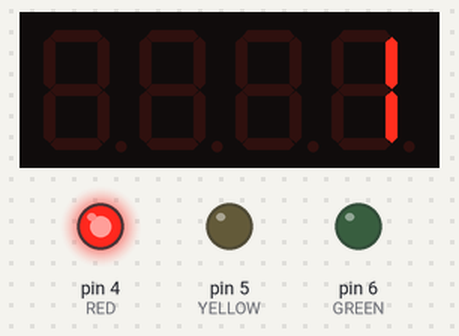
Recording of a sketch running on a simulated Arduino Uno, built with avr-gcc and run on an emulated ATmega328P. Shown: 4-digit seven-segment display, output pins drawn as LEDs (lit = HIGH).

Above: at 0.1 s.
At 1.1 s:
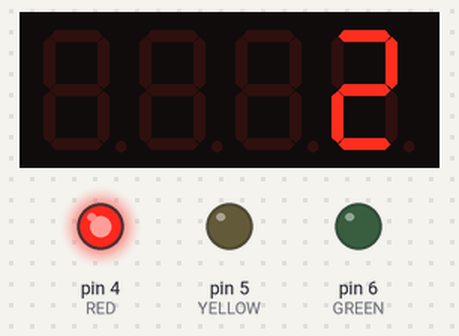
At 3.2 s:
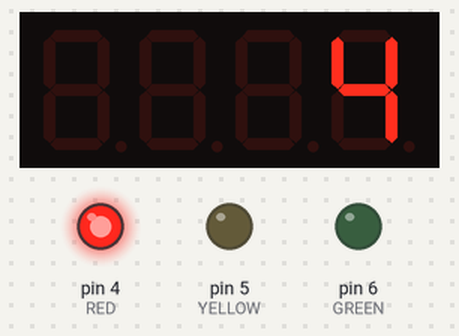
At 6.2 s:
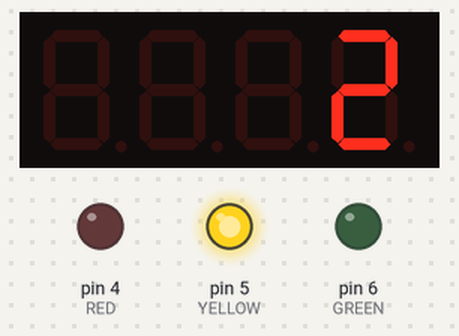
At 9.3 s:
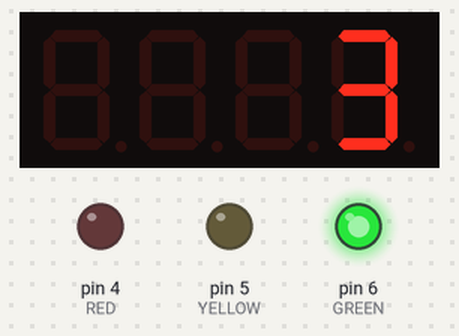
At 12.3 s:
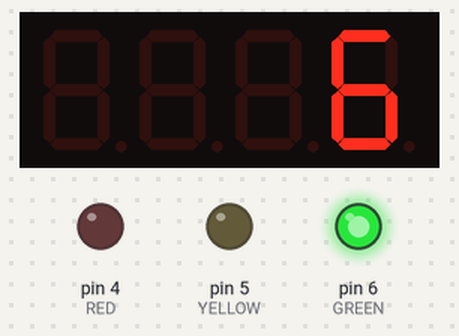
Timing chart, 0 to 40.0 s (numbered marks = the images above):
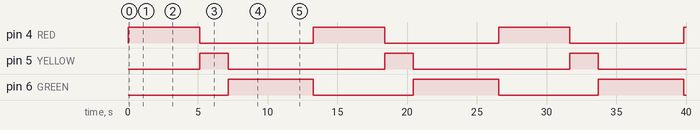

The sketch:

bai03.ino
```cpp
#include <TM1637Display.h>
#include "DHT.h"
//define the connection pins
#define CLK 2
#define DIO 3

TM1637Display display = TM1637Display(CLK, DIO);
int RED = 4; //pin D4
int YELLOW = 5;
int GREEN = 6;

void setup() {
  // put your setup code here, to run once:
  display.clear();
  display.setBrightness(5);//max light
  pinMode(RED, OUTPUT);
  pinMode(YELLOW, OUTPUT);
  pinMode(GREEN, OUTPUT);
}
void turnOffAll() {
  digitalWrite(RED, LOW);
  digitalWrite(YELLOW, LOW);
  digitalWrite(GREEN, LOW);
}
void loop() {
  //turn on RED 5 seconds
  turnOffAll();
  digitalWrite(RED, HIGH);
  for(int step = 1; step <= 5; step++){
    display.showNumberDec(step);
    delay(1000);
  }
  //turn on Yellow 2 seconds
  turnOffAll();
  digitalWrite(YELLOW, HIGH);
  for(int step = 1; step <= 2; step++){
    display.showNumberDec(step);
    delay(1000);
  }
  //turn on GREEN 6 seconds
  turnOffAll();
  digitalWrite(GREEN, HIGH);
  for(int step = 1; step <= 6; step++){
    display.showNumberDec(step);
    delay(1000);
  }
}
```

Measured:
- by itself, pin 4 (RED): alternates HIGH for 5.1 s and LOW for 8.2 s
- by itself, pin 5 (YELLOW): alternates HIGH for 2.0 s and LOW for 11.2 s
- by itself, pin 6 (GREEN): alternates HIGH for 6.1 s and LOW for 7.1 s
- what the display in image 1 shows lasts 1.0 s, from 1.1 s to 2.1 s
